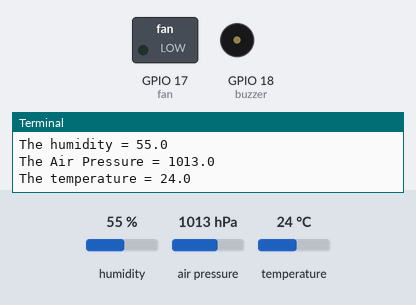
Bench run of a program on a simulated Raspberry Pi (BCM pin numbers). Parts: switched loads named in the program (green lamp = pin HIGH), buzzer (waves = sounding, pin HIGH), the last lines printed to the terminal. The test bench sets the inputs (shaded band); at power-on: temperature 24 °C, humidity 55 %, air pressure 1013 hPa.

Above: at 1.2 s.
1.3 s: temperature set to 27.7 °C
4.2 s: temperature set to 29.1 °C
At 7.2 s:
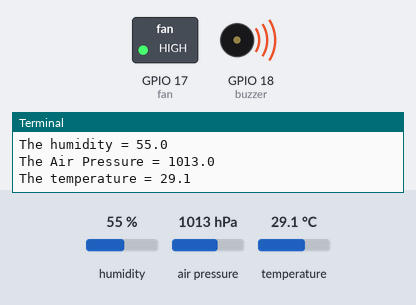
7.5 s: temperature set to 12 °C
At 9.5 s:
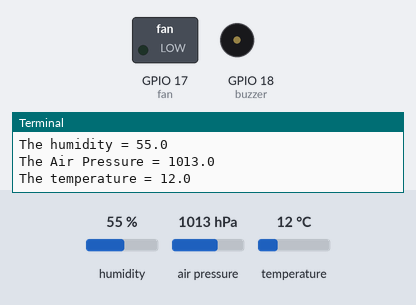
10.6 s: temperature set to 33 °C
At 12.9 s:
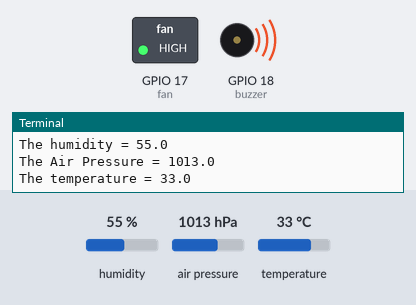
Timing chart, 0 to 14.4 s (numbered marks = the images above; inputs shaded):
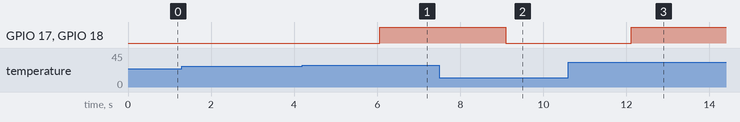

The program:

Main.py
```python
#This is the main file that the smart home program will run on.

from gpiozero import LED
fan = LED(17)
buzzer = LED(18)

#Configuring the code for BME280
#importing the required libs for using the BME280
import bme280
import smbus2
from time import sleep

#configuring to collect data via the BME280
port = 1
address = 0x76 #This is the port use on pypi.org/project/RPi.bme280 but note that this is not the same chip we have, similar tho...
bus = smbus2.SMBus(port)

#calibration parameters for BME280
bme280.load_calibration_params(bus,address)

#Start loop
BME280_status = 1 #Value set at 1 for ON and 0 for OFF, this determines if the BME280 is using the sensors.

while True:
    bme280_data = bme280.sample(bus,address)
    humidity  = bme280_data.humidity
    pressure  = bme280_data.pressure
    ambient_temperature = bme280_data.temperature

    #Creating a  summary value for sending the data to the MQTT broker.
    #This can be used to present all data during testing too :))
    AllData_BME280 = ("\nThe humidity = " + str(humidity) + "\nThe Air Pressure = " + str(pressure) + "\nThe temperature = " + str(ambient_temperature))
    print(AllData_BME280)

    #Make the BME280 chip delay by 1sec
    sleep(1)


    if ambient_temperature > 28.5:
        fan.on()
        buzzer.on()
    else:
        fan.off()
        buzzer.off()
        print("zzz")


#configuring the code for the MQTT broker
#install mqtt if not done before
#sudo apt-get mosquitto
import paho.mqtt.client as mqtt
import time

mqtt_broker = "172.20.10.12"  # replace with the IP address of your laptop
topic = "smarthome/BME280/SummaryData"

while True:
    # Summary data
    summary_data = AllData_BME280  # assuming this variable contains the string you want to publish

    # Create a new client object
    my_mqtt = mqtt.Client()
    print("\nCreated client object at "+ time.strftime("%H:%M:%S"))

    # Connect to the broker
    my_mqtt.connect(mqtt_broker, port=1883)  # assuming you're using the default MQTT port
    print("--connected to broker")

    try:
        # Publish the data to the broker
        my_mqtt.publish(topic, summary_data)
        print("--BME280 data summary = " + str(summary_data))

    except:
        # Print an error message if the data is not published
        print("--error publishing!")

    else:
        # Disconnect from the broker and print a message
        my_mqtt.disconnect()
        print("--disconnected from broker")

    # Add a delay before the next iteration
    time.sleep(60)


'''
import argparse
from influxdb import InfluxDBClient
from influxdb.client import InfluxDBClientError
import datetime
import time
import random

USER = 'root'
PASSWORD = 'root'
DBNAME = 'mydb'
HOST = 'localhost'
PORT = 8086
dbclient = None;

def main():
    dbclient = InfluxDBClient(HOST, PORT, USER, PASSWORD, DBNAME)
    while True:
        port = 1
        address = 0x76 #This is the port use on pypi.org/project/RPi.bme280 but note that this is not the same chip we have, similar tho...
        bus = smbus2.SMBus(port)

        #calibration parameters for BME280
        bme280.load_calibration_params(bus,address)

        #Start loop
        BME280_status = 1 #Value set at 1 for ON and 0 for OFF, this determines if the BME280 is using the sensors.

        while True:
            bme280_data = bme280.sample(bus,address)
            humidity  = bme280_data.humidity
            pressure  = bme280_data.pressure
            ambient_temperature = bme280_data.temperature

            #Creating a  summary value for sending the data to the MQTT broker.
            #This can be used to present all data during testing too :))
            AllData_BME280 = ("\nThe humidity = " + str(humidity) + "\nThe Air Pressure = " + str(pressure) + "\nThe temperature = " + str(ambient_temperature))
            print(AllData_BME280)
            time.sleep(2)


return(pointValues)
    if __name__ == '__main__':
    main()
    Main.py
'''
```

Measured:
- the behaviour switches between 28.5 and 28.6 °C on temperature (found by bisection; images 0 and 1)
- after the input at 4.2 s, GPIO 17 (fan), GPIO 18 (buzzer): LOW → HIGH after 1.9 s
- after the input at 7.5 s, GPIO 17 (fan), GPIO 18 (buzzer): HIGH → LOW after 1.6 s
- after the input at 10.6 s, GPIO 17 (fan), GPIO 18 (buzzer): LOW → HIGH after 1.5 s
